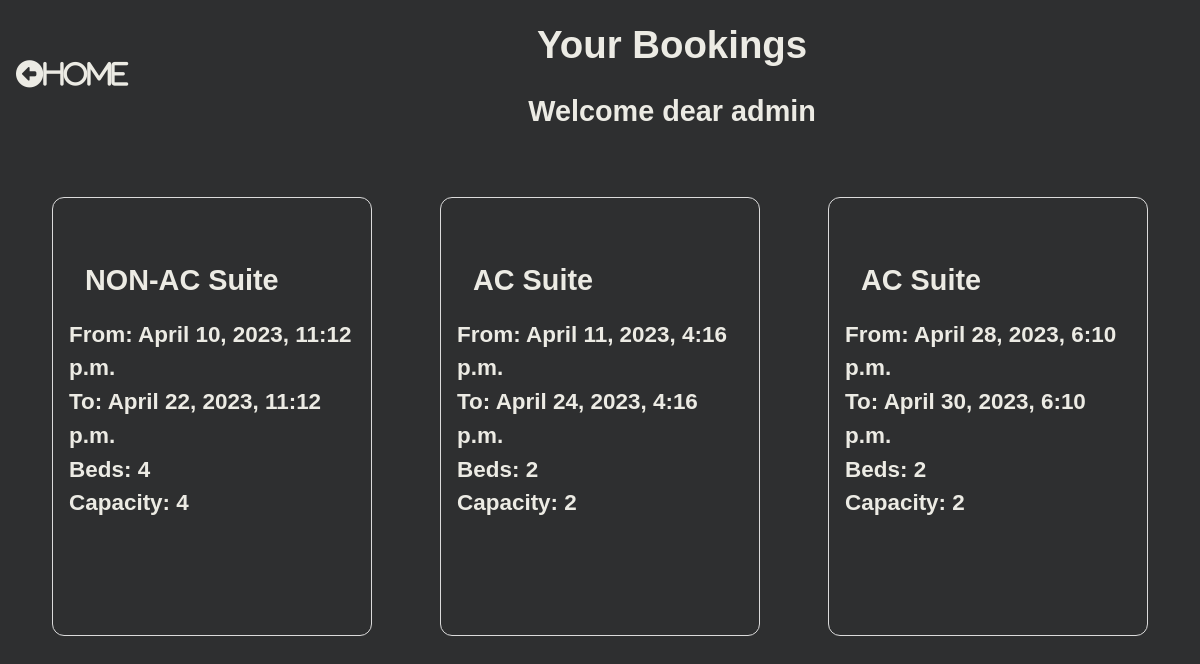
/booking_list/ (signed in), run on the app's committed database.
### hotel/models.py (models this page shows, shortened)
class Booking(models.Model):
    user = models.ForeignKey(settings.AUTH_USER_MODEL,
                             on_delete=models.CASCADE)
    room = models.ForeignKey(Room, on_delete=models.CASCADE)
    check_in = models.DateTimeField()
    check_out = models.DateTimeField()
    def get_room_category(self):
        room_categories = dict(self.room.ROOM_CATEGORIES)
        room_category = room_categories.get(self.room.category)
        return room_category
    def get_cancel_booking_url(self):
        return reverse_lazy('hotel:CancelBookingView', args=[self.pk, ])
    def get_update_booking_url(self):
        return reverse_lazy('hotel:UpdateBookingView', args=[self.pk, ])

class Room(models.Model):
    ROOM_CATEGORIES = (
        ('YAC', 'AC'),
        ('NAC', 'NON-AC'),
        ('DEL', 'DELUXE'),
        ('KIN', 'KING'),
        ('QUE', 'QUEEN'),
    )
    number = models.IntegerField()
    category = models.CharField(max_length=3, choices=ROOM_CATEGORIES)
    beds = models.IntegerField()
    capacity = models.IntegerField()

### hotel/views.py (the view)
# urls.py: path('booking_list/', BookingListView.as_view(), name='BookingListView'),
class BookingListView(ListView):
    model = Booking
    template_name="booking_list_view.html"
    def get_queryset(self, *args, **kwargs):
        if self.request.user.is_staff:
            booking_list = Booking.objects.all()
            return booking_list
        else:
            booking_list = Booking.objects.filter(user=self.request.user)
            return booking_list

### hotel/templates/booking_list_view.html (shortened to what this page needs)
{% load static %}
<!DOCTYPE html>
<html lang="en">
<head>
    <link rel="stylesheet" href="{% static 'hotel/css/booking_list_view.css' %}">
</head>
<body>
    <div class="content">
        <div class="header">
            <div class="headings">
                <h1>Your Bookings</h1>
                <h2>Welcome dear {{user}}</h2>
            </div>
            <div class="home">
                <div class="home">
                    <a href="{% url 'hotel:RoomListView' %}"><i class="fas fa-arrow-alt-circle-left">Home</i></a>
                </div>
            </div>
        </div>
        <div class="bookings">
            {% for booking in booking_list %}
            <div class="booking">
                <div class="category">
                    <h2>{{booking.get_room_category}} Suite</h2>
                </div>
                <div class="from">
                    <h3>From: {{booking.check_in}}</h3>
                </div>
                <div class="to">
                    <h3>To: {{booking.check_out}}</h3>
                </div>
                <div class="beds">
                    <h3>Beds: {{booking.room.beds}}</h3>
                </div>
                <div class="capacity">
                    <h3>Capacity: {{booking.room.capacity}}</h3>
                </div>
                <div class="cancel"><a href="{{booking.get_cancel_booking_url}}" class="invisible"></a></div>
                <div class="cancel"><a href="{{booking.get_update_booking_url}}" class="invisible"></a></div>
            </div>
            {% endfor %}
        </div>
</body>
</html>

### hotel/static/hotel/css/booking_list_view.css (style rules this page uses)
* { padding:0; margin:0; box-sizing: border-box; }
body { font-family: sans-serif; background-color: rgb(46, 47, 48); color: rgb(236, 235, 228); line-height: 1.5; font-size: 1.2rem; text-align: center; }
.content { display: flex; flex-direction: column; }
.header { flex: 1; display: flex; flex-flow: row-reverse wrap; justify-content: space-evenly; align-items: center; }
.headings { flex:1.5; }
.home { flex:0.1; }
.bookings { margin-top: 2rem; flex:1; display: flex; flex-direction: row; flex-wrap: wrap; justify-content: space-evenly; }
.booking { flex:1; max-width:20vw; min-width: 20rem; text-align: left; border: 1px solid #dbdbdb; padding:1rem; border-radius: 0.75rem; margin:1rem; }
a i { margin: 1rem; color:rgb(236, 235, 228); text-decoration: none; }
.home a i { font-size: 1.7rem; }
h1,h2 { margin:1rem; }

### data on the page
Booking: get_room_category "NON-AC", check_in "April 10, 2023, 11:12 p.m.", check_out "April 22, 2023, 11:12 p.m.", room.beds "4", room.capacity "4"
Booking: get_room_category "AC", check_in "April 11, 2023, 4:16 p.m.", check_out "April 24, 2023, 4:16 p.m.", room.beds "2", room.capacity "2"
Booking: get_room_category "AC", check_in "April 28, 2023, 6:10 p.m.", check_out "April 30, 2023, 6:10 p.m.", room.beds "2", room.capacity "2"

### other printed values
{{ user }} "admin"
